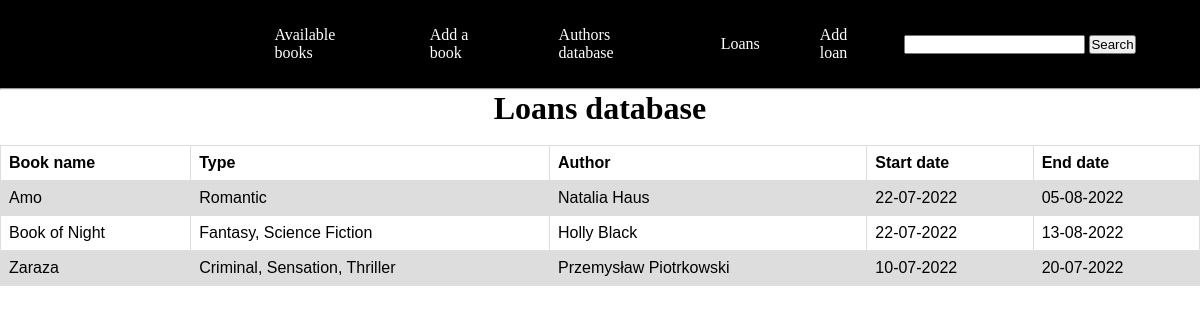
Page /loans on the committed database.
### tables this page shows
CREATE TABLE Loans(
    id INTEGER ,
    book STRING, 
    book_type STRING, 
    author STRING, 
    loan_start STRING, 
    loan_end STRING
);

### library.py (the view)
@app.route('/loans')
def loans():
    connection = get_db_connection()
    loans = connection.execute('SELECT * FROM Loans').fetchall()
    connection.close()
    return render_template('loans.html', loans=loans)

### library.py (called while the page is built)
def get_db_connection():
    connection = sqlite3.connect('library.db')
    connection.row_factory = sqlite3.Row
    return connection

### templates/loans.html (shortened to what this page needs)
{% extends 'index.html' %}
{% block content %}
    <h1 style="text-align: center;">{% block title %} Loans database {% endblock %}</h1>
    <br>
    <table class="author_table">
        <tr>
            <th>Book name</th>
            <th>Type</th>
            <th>Author</th>
            <th>Start date</th>
            <th>End date</th>
        </tr>
        {% for loans in loans %}
            <tr>
                <td>{{ loans['book'] }}</td>
                <td>{{ loans['book_type'] }}</td>
                <td>{{ loans['author'] }}</td>
                <td>{{ loans['loan_start'] }}</td>
                <td>{{ loans['loan_end'] }}</td>
            </tr>
        {% endfor %}
    </table>
{% endblock %}

### templates/index.html (style rules this page uses)
* { margin: 0; padding: 0; }

### templates/loans.html (style rules this page uses)
table { font-family: arial, sans-serif; border-collapse: collapse; width: 100%; }
td, th { border: 1px solid #dddddd; text-align: left; padding: 8px; }
tr:nth-child(even) { background-color: #dddddd; }

### rows in the picture
Loans: book "Amo", book_type "Romantic", author "Natalia Haus", loan_start "22-07-2022", loan_end "05-08-2022"
Loans: book "Book of Night", book_type "Fantasy, Science Fiction", author "Holly Black", loan_start "22-07-2022", loan_end "13-08-2022"
Loans: book "Zaraza", book_type "Criminal, Sensation, Thriller", author "Przemysław Piotrkowski", loan_start "10-07-2022", loan_end "20-07-2022"
